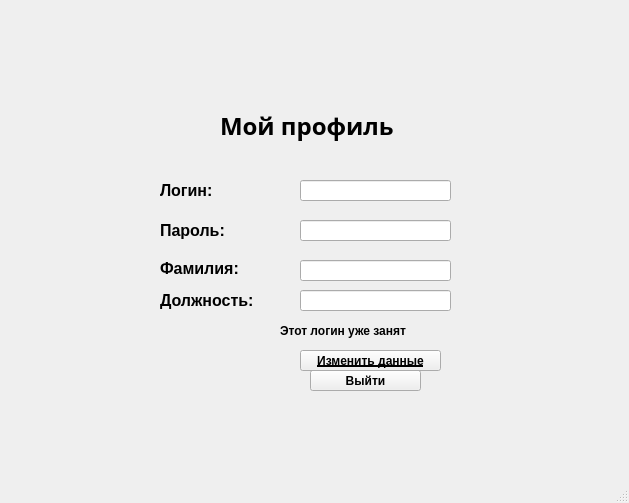
<?xml version="1.0" encoding="UTF-8"?>
<ui version="4.0">
 <class>MainWindow2</class>
 <widget class="QMainWindow" name="MainWindow2">
  <property name="geometry">
   <rect>
    <x>0</x>
    <y>0</y>
    <width>629</width>
    <height>503</height>
   </rect>
  </property>
  <property name="windowTitle">
   <string>MainWindow</string>
  </property>
  <widget class="QWidget" name="centralwidget">
   <widget class="QLabel" name="label_profil">
    <property name="geometry">
     <rect>
      <x>220</x>
      <y>80</y>
      <width>231</width>
      <height>91</height>
     </rect>
    </property>
    <property name="font">
     <font>
      <family>Sitka Small Semibold</family>
      <pointsize>18</pointsize>
      <weight>75</weight>
      <italic>false</italic>
      <bold>true</bold>
     </font>
    </property>
    <property name="text">
     <string>Мой профиль</string>
    </property>
   </widget>
   <widget class="QLabel" name="label_login">
    <property name="geometry">
     <rect>
      <x>160</x>
      <y>180</y>
      <width>81</width>
      <height>21</height>
     </rect>
    </property>
    <property name="font">
     <font>
      <pointsize>12</pointsize>
      <weight>75</weight>
      <bold>true</bold>
     </font>
    </property>
    <property name="text">
     <string>Логин:</string>
    </property>
   </widget>
   <widget class="QLabel" name="label_parol">
    <property name="geometry">
     <rect>
      <x>160</x>
      <y>220</y>
      <width>101</width>
      <height>21</height>
     </rect>
    </property>
    <property name="font">
     <font>
      <pointsize>12</pointsize>
      <weight>75</weight>
      <bold>true</bold>
     </font>
    </property>
    <property name="text">
     <string>Пароль:</string>
    </property>
   </widget>
   <widget class="QLabel" name="label_familia">
    <property name="geometry">
     <rect>
      <x>160</x>
      <y>260</y>
      <width>111</width>
      <height>16</height>
     </rect>
    </property>
    <property name="font">
     <font>
      <pointsize>12</pointsize>
      <weight>75</weight>
      <bold>true</bold>
     </font>
    </property>
    <property name="text">
     <string>Фамилия:</string>
    </property>
   </widget>
   <widget class="QLabel" name="label_dolshnost">
    <property name="geometry">
     <rect>
      <x>160</x>
      <y>290</y>
      <width>121</width>
      <height>21</height>
     </rect>
    </property>
    <property name="font">
     <font>
      <pointsize>12</pointsize>
      <weight>75</weight>
      <bold>true</bold>
     </font>
    </property>
    <property name="text">
     <string>Должность:</string>
    </property>
   </widget>
   <widget class="QLineEdit" name="lineEdit_log2">
    <property name="geometry">
     <rect>
      <x>300</x>
      <y>180</y>
      <width>151</width>
      <height>21</height>
     </rect>
    </property>
   </widget>
   <widget class="QLineEdit" name="lineEdit_dols2">
    <property name="geometry">
     <rect>
      <x>300</x>
      <y>290</y>
      <width>151</width>
      <height>21</height>
     </rect>
    </property>
   </widget>
   <widget class="QLineEdit" name="lineEdit_par2">
    <property name="geometry">
     <rect>
      <x>300</x>
      <y>220</y>
      <width>151</width>
      <height>21</height>
     </rect>
    </property>
   </widget>
   <widget class="QLineEdit" name="lineEdit_fam2">
    <property name="geometry">
     <rect>
      <x>300</x>
      <y>260</y>
      <width>151</width>
      <height>21</height>
     </rect>
    </property>
   </widget>
   <widget class="QLabel" name="label_par">
    <property name="geometry">
     <rect>
      <x>300</x>
      <y>220</y>
      <width>151</width>
      <height>20</height>
     </rect>
    </property>
    <property name="text">
     <string/>
    </property>
   </widget>
   <widget class="QLabel" name="label_fam">
    <property name="geometry">
     <rect>
      <x>300</x>
      <y>260</y>
      <width>141</width>
      <height>21</height>
     </rect>
    </property>
    <property name="text">
     <string/>
    </property>
   </widget>
   <widget class="QPushButton" name="pushButton_vihod">
    <property name="geometry">
     <rect>
      <x>310</x>
      <y>370</y>
      <width>111</width>
      <height>21</height>
     </rect>
    </property>
    <property name="font">
     <font>
      <weight>75</weight>
      <bold>true</bold>
     </font>
    </property>
    <property name="text">
     <string>Выйти</string>
    </property>
   </widget>
   <widget class="QPushButton" name="pushButton_save">
    <property name="geometry">
     <rect>
      <x>310</x>
      <y>350</y>
      <width>111</width>
      <height>21</height>
     </rect>
    </property>
    <property name="font">
     <font>
      <weight>75</weight>
      <bold>true</bold>
     </font>
    </property>
    <property name="text">
     <string>Сохранить</string>
    </property>
   </widget>
   <widget class="QLabel" name="label_zanit">
    <property name="geometry">
     <rect>
      <x>280</x>
      <y>320</y>
      <width>161</width>
      <height>21</height>
     </rect>
    </property>
    <property name="font">
     <font>
      <weight>75</weight>
      <bold>true</bold>
     </font>
    </property>
    <property name="text">
     <string>Этот логин уже занят</string>
    </property>
   </widget>
   <widget class="QLabel" name="label_log2">
    <property name="geometry">
     <rect>
      <x>300</x>
      <y>180</y>
      <width>141</width>
      <height>20</height>
     </rect>
    </property>
    <property name="text">
     <string/>
    </property>
   </widget>
   <widget class="QLabel" name="label_dol2">
    <property name="geometry">
     <rect>
      <x>300</x>
      <y>290</y>
      <width>151</width>
      <height>21</height>
     </rect>
    </property>
    <property name="text">
     <string/>
    </property>
   </widget>
   <widget class="QPushButton" name="pushButton_izmenit">
    <property name="geometry">
     <rect>
      <x>300</x>
      <y>350</y>
      <width>141</width>
      <height>21</height>
     </rect>
    </property>
    <property name="font">
     <font>
      <weight>75</weight>
      <bold>true</bold>
      <underline>true</underline>
     </font>
    </property>
    <property name="text">
     <string>Изменить данные</string>
    </property>
   </widget>
   <widget class="QLabel" name="label_error">
    <property name="geometry">
     <rect>
      <x>290</x>
      <y>330</y>
      <width>131</width>
      <height>20</height>
     </rect>
    </property>
    <property name="text">
     <string/>
    </property>
   </widget>
  </widget>
  <widget class="QMenuBar" name="menubar">
   <property name="geometry">
    <rect>
     <x>0</x>
     <y>0</y>
     <width>629</width>
     <height>26</height>
    </rect>
   </property>
  </widget>
  <widget class="QStatusBar" name="statusbar"/>
 </widget>
 <resources/>
 <connections/>
</ui>
